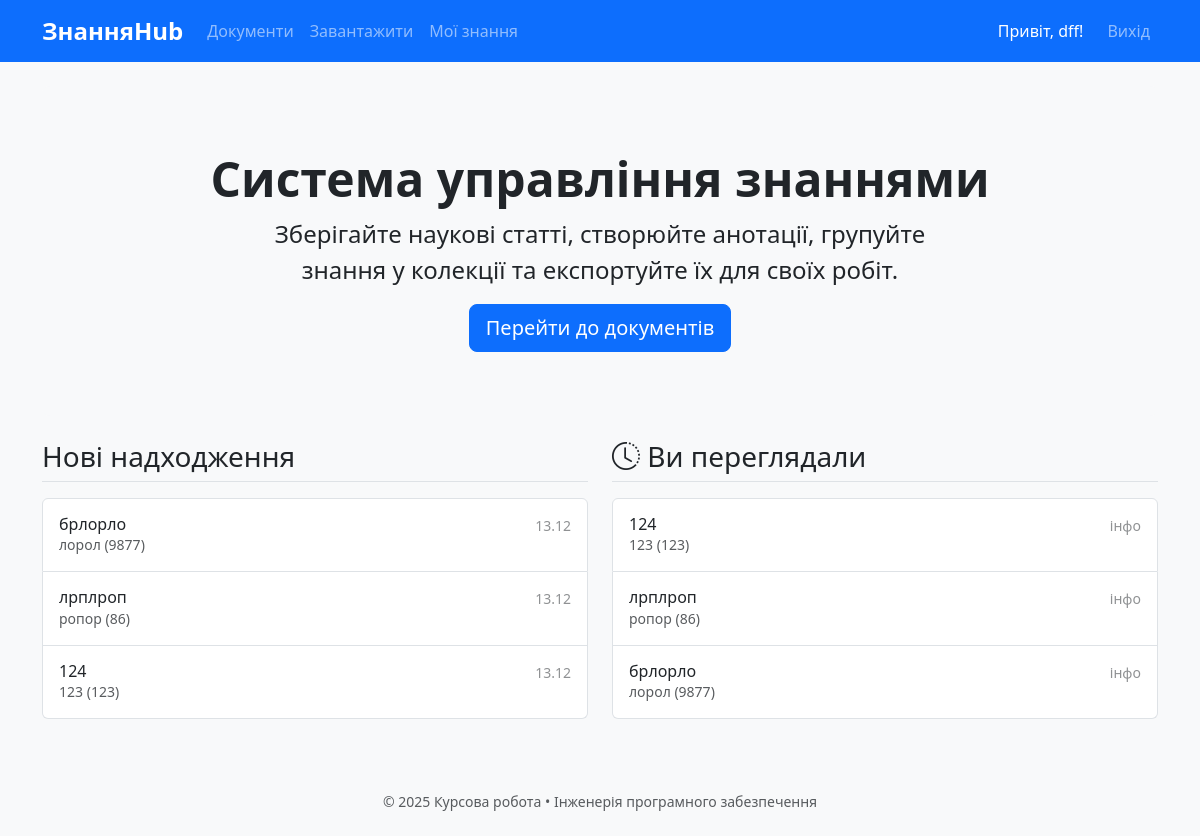
The app's page / (signed in) with its own data.
### models.py (models this page shows, shortened)
class User(UserMixin, db.Model):
    id = db.Column(db.Integer, primary_key=True)
    email = db.Column(db.String(120), unique=True, nullable=False)
    name = db.Column(db.String(100), nullable=False)
    password_hash = db.Column(db.String(256), nullable=False)
    role = db.Column(db.String(20), default='user')
    is_active = db.Column(db.Boolean, default=True)
    created_at = db.Column(db.DateTime, default=datetime.utcnow)

class Document(db.Model):
    id = db.Column(db.Integer, primary_key=True)
    title = db.Column(db.String(300), nullable=False)
    authors = db.Column(db.Text)
    year = db.Column(db.Integer)
    source = db.Column(db.Text)
    doc_type = db.Column(db.String(50))
    original_filename = db.Column(db.String(300), nullable=False)
    stored_filename = db.Column(db.String(200), nullable=False, unique=True)
    uploaded_at = db.Column(db.DateTime, default=datetime.utcnow)
    uploaded_by = db.Column(db.Integer, db.ForeignKey('user.id'))
    user = db.relationship('User', backref='documents')

### app.py (the view)
    @app.route('/')
    def index():
        recent_uploads = Document.query.order_by(Document.uploaded_at.desc()).limit(10).all()
        return render_template('index.html', recent=recent_uploads)

### templates/index.html (shortened to what this page needs)
{% extends "base.html" %}
{% block content %}
<div class="p-5 mb-4 bg-light rounded-3 text-center">
    <div class="container-fluid py-3">
        <h1 class="display-5 fw-bold">Система управління знаннями</h1>
        <p class="col-md-8 fs-4 mx-auto">Зберігайте наукові статті, створюйте анотації, групуйте знання у колекції та експортуйте їх для своїх робіт.</p>
        {% if not current_user.is_authenticated %}
            <a href="{{ url_for('register') }}" class="btn btn-primary btn-lg" type="button">Почати роботу</a>
        {% else %}
            <a href="{{ url_for('document_list') }}" class="btn btn-primary btn-lg" type="button">Перейти до документів</a>
        {% endif %}
    </div>
</div>
<div class="row g-4">
    <div class="col-md-6">
        <h3 class="mb-3 border-bottom pb-2">Нові надходження</h3>
        <div class="list-group">
            {% for doc in recent %}
            <a href="{{ url_for('document_detail', doc_id=doc.id) }}" class="list-group-item list-group-item-action d-flex gap-3 py-3" aria-current="true">
                <div class="d-flex gap-2 w-100 justify-content-between">
                    <div>
                        <h6 class="mb-0">{{ doc.title }}</h6>
                        <p class="mb-0 opacity-75 small">{{ doc.authors }} ({{ doc.year }})</p>
                    </div>
                    <small class="opacity-50 text-nowrap">{{ doc.uploaded_at.strftime('%d.%m') }}</small>
                </div>
            </a>
            {% endfor %}
        </div>
    </div>
    {% if current_user.is_authenticated %}
    <div class="col-md-6">
        <h3 class="mb-3 border-bottom pb-2">
            <i class="bi bi-clock-history"></i> Ви переглядали
        </h3>
        <div class="list-group">
            {% if recently_viewed_docs %}
                {% for doc in recently_viewed_docs %}
                <a href="{{ url_for('document_detail', doc_id=doc.id) }}" class="list-group-item list-group-item-action d-flex gap-3 py-3">
                    <div class="d-flex gap-2 w-100 justify-content-between">
                        <div>
                            <h6 class="mb-0">{{ doc.title }}</h6>
                            <p class="mb-0 opacity-75 small">{{ doc.authors }} ({{ doc.year or '-' }})</p>
                        </div>
                        <small class="opacity-50 text-nowrap">інфо</small>
                    </div>
                </a>
                {% endfor %}
            {% else %}
                <div class="list-group-item text-muted text-center py-4">
                    Історія переглядів порожня
                </div>
            {% endif %}
        </div>
    </div>
    {% endif %}
</div>
{% endblock %}

### templates/base.html (shortened to what this page needs)
<!DOCTYPE html>
<html lang="uk">
<head>
    <link href="https://cdn.jsdelivr.net/npm/bootstrap@5.3.3/dist/css/bootstrap.min.css" rel="stylesheet">
    <link href="{{ url_for('static', filename='css/style.css') }}" rel="stylesheet">
    <link rel="stylesheet" href="https://cdn.jsdelivr.net/npm/bootstrap-icons@1.10.0/font/bootstrap-icons.css">
</head>
<body>
    <nav class="navbar navbar-expand-lg navbar-dark bg-primary mb-4">
        <div class="container">
            <a class="navbar-brand fw-bold" href="{{ url_for('index') }}">ЗнанняHub</a>
            <div class="collapse navbar-collapse" id="navbar">
                <ul class="navbar-nav me-auto">
                    <li class="nav-item"><a class="nav-link" href="{{ url_for('document_list') }}">Документи</a></li>
                    <li class="nav-item"><a class="nav-link" href="{{ url_for('upload_document') }}">Завантажити</a></li>
                    <li class="nav-item"><a class="nav-link" href="{{ url_for('my_knowledge') }}">Мої знання</a></li>
                </ul>
                <ul class="navbar-nav">
                    {% if current_user.is_authenticated %}
                    <li class="nav-item d-flex align-items-center">
                        <span class="text-white me-3">Привіт, {{ current_user.name }}!</span>
                    </li>
                    <li class="nav-item"><a class="nav-link" href="{{ url_for('logout') }}">Вихід</a></li>
                    {% else %}
                    <li class="nav-item"><a class="nav-link" href="{{ url_for('login') }}">Вхід</a></li>
                    <li class="nav-item"><a class="nav-link" href="{{ url_for('register') }}">Реєстрація</a></li>
                    {% endif %}
                </ul>
            </div>
        </div>
    </nav>
    <div class="container">
        {% block content %}{% endblock %}
    </div>
    <footer class="bg-light mt-5 py-4 text-center text-muted small">
        © 2025 Курсова робота • Інженерія програмного забезпечення
    </footer>
</body>
</html>

### static/css/style.css (style rules this page uses)
:root { --primary: #0d6efd; --hover-shadow: 0 10px 20px rgba(0,0,0,0.1); }
body { background: #f8f9fa; font-family: 'Segoe UI', sans-serif; }
.btn { border-radius: 8px; }
.navbar-brand { font-weight: 700; font-size: 1.5rem; }

### records on screen
User: name "dff"
Document: title "брлорло", authors "лорол", year "9877", uploaded_at "13.12"
Document: title "лрплроп", authors "ропор", year "86", uploaded_at "13.12"
Document: title "124", authors "123", year "123", uploaded_at "13.12"
